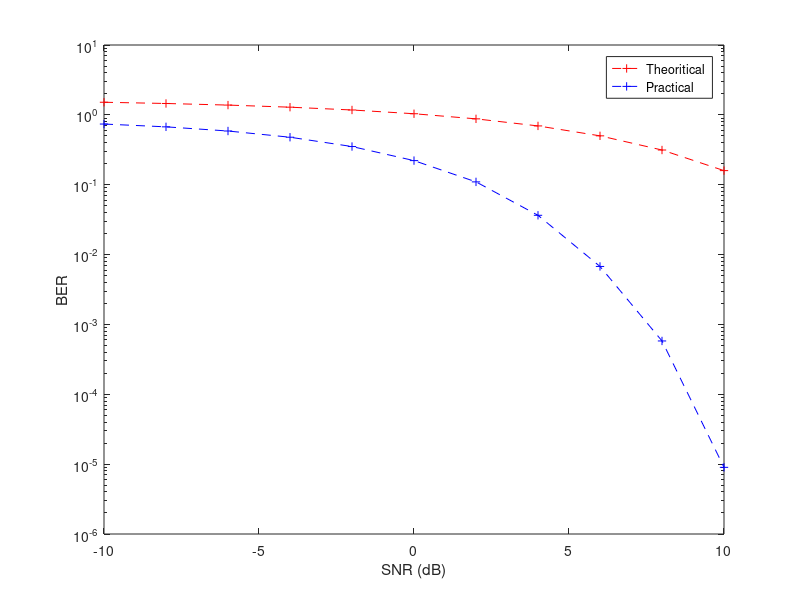

Source code (MATLAB): (Note: this script raises an error after producing the figure.)
clear all;
close all;

SNR_db = -10:2:10;
SNR = 10.^(SNR_db/10);
M = 64;
k = log2(M);

QAM16 = 4*(1-1/sqrt(M))*qfunc(sqrt(3*k*SNR/(M-1)));
QAM16_sim = [0.7388 0.6737 0.5873 0.4785 0.352 0.2214 0.1098 0.0365 0.00676 0.00058 9e-6];

theoritical = semilogy(SNR_db,QAM16,'r+--');
hold on;
practical = semilogy(SNR_db,QAM16_sim,'b+--');
hold on;

legend([theoritical practical],'Theoritical','Practical');
xlabel('SNR (dB)');
ylabel('BER');

hold on;
datacursormode on;